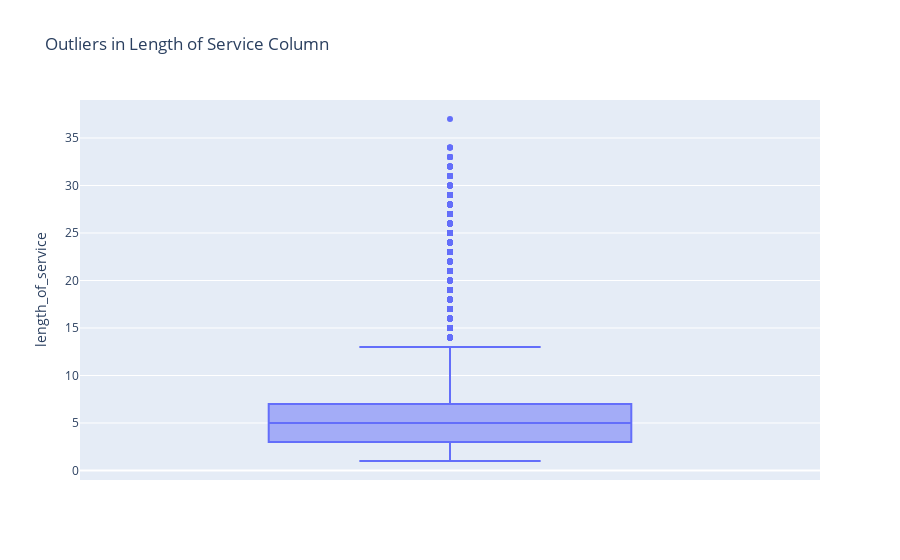

The notebook cell saved with this chart:
### Code cell
fig=px.box(train,y='length_of_service', points='outliers', title='Outliers in Length of Service Column')

fig.update_layout(hovermode='x')

### Figure 1 — Plotly figure (JSON) as saved in the notebook; plotly's stock layout.template omitted (floating-point values rounded to 4 significant figures; data arrays with more than 128 entries replaced by an {"elided": "..."} marker saying what was removed)
{"data": [{"alignmentgroup": "True", "boxpoints": "outliers", "hovertemplate": "length_of_service=%{y}<extra></extra>", "legendgroup": "", "marker": {"color": "#636efa"}, "name": "", "notched": false, "offsetgroup": "", "orientation": "v", "showlegend": false, "type": "box", "x0": " ", "xaxis": "x", "y": {"elided": "54808 int values"}, "y0": " ", "yaxis": "y"}], "layout": {"boxmode": "group", "hovermode": "x", "legend": {"tracegroupgap": 0}, "title": {"text": "Outliers in Length of Service Column"}, "xaxis": {"anchor": "y", "domain": [0, 1]}, "yaxis": {"anchor": "x", "domain": [0, 1], "title": {"text": "length_of_service"}}}}
